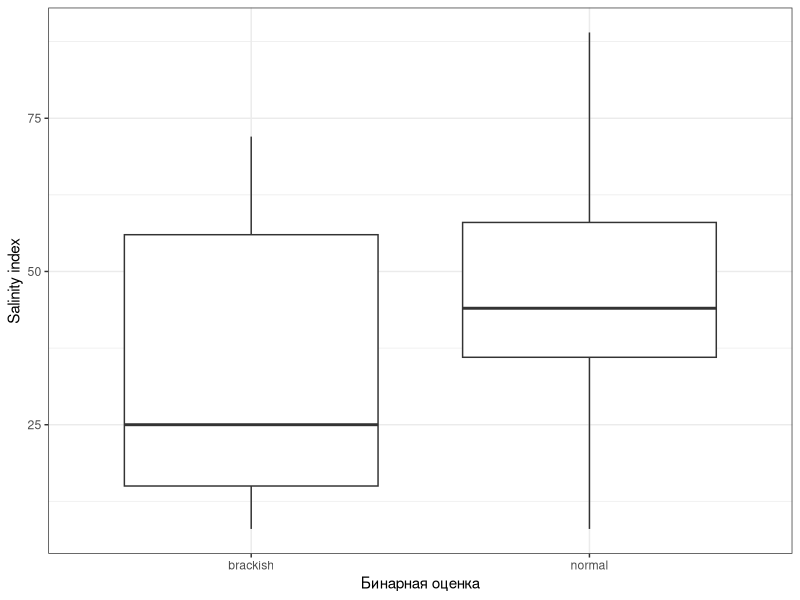

Write R code to recreate this figure. (Note: this script raises an error after producing the figure.)
## ---- chunk 1
library(knitr)
  opts_chunk$set(echo = FALSE, message = FALSE, warning = FALSE)
## ---- chunk 2
library(readxl)
library(ggplot2)
library(dplyr)
library(mgcv)
library(ggrepel)

theme_set(theme_bw())

hybr <- read_excel("Data/hybrids_BS.xlsx")
hybr$region <- factor(hybr$region)


rivers <- read_excel("Data/rivers_BS.xlsx")
rivers$Drainage_Area <- as.numeric(rivers$Drainage_Area)
rivers$Lat <- as.numeric(rivers$Lat)
rivers$Lon <- as.numeric(rivers$Lon)



# Доля гибридов в сборах

hybr_pop <- hybr %>% group_by(ID) %>% summarise(lat = mean(N), lon = mean(E), Year = mean(year), Region = unique(region), Ptros = mean(str), P_hybr = mean(str > 0.1 & str < 0.9), md = 1 - (sd(str))^2/(Ptros*(1-Ptros)), md_1 = 1-md, Salinity = unique(salinity) ) 

# %>% filter(Ptros<0.9 & Ptros>0.1)



hybr_pop$Region <- factor(hybr_pop$Region, levels = c("West_coast",  "Kola",  "Tyuva", "East_coast" ))

## ---- chunk 3
kable(rivers, col.names = c("Река", "Площадь водосбора (кв. км)", "Широта устья", "Долгота устья"))
## ---- chunk 4

# Функция для определения расстояния до ближайшего объекта
nearest_dist <- function(XY, objects = river, x.name = "Lon", y.name = "Lat"){
  
  XY1 <-as.numeric(XY[,1])
  XY2 <- as.numeric(XY[,2])
  dist <- (acos(sin(XY1*pi/180)*sin(objects[ ,y.name]*pi/180) + cos(XY1*pi/180)*cos(objects[ ,y.name]*pi/180)*cos(XY2*pi/180 - objects[ ,x.name]*pi/180)) * 6371)
  
  MD <- data.frame(Min_dist = min(dist))
  cbind(objects[which(dist == min(dist)), ], MD)
  
}


#  distance to mouth of the neares river 

df_river <- nearest_dist(XY = hybr_pop[1, c("lat", "lon")], objects = rivers)

df_river[1,] <- NA

for(i in 1:nrow(hybr_pop)) {
  df_river[i,] <- nearest_dist(XY = hybr_pop[i, c("lat", "lon")], objects = rivers)
  df_river$ID[i] <- as.character(hybr_pop$ID)[i]
}


names(df_river) <- c( "River",  "Drainage_Area",  "Lat_river", "Lon_river", "Min_dist_river", "ID" )



hybr_pop_riv <- merge(hybr_pop, df_river, by = "ID")

hybr_pop_riv$Min_dist_river <- round(hybr_pop_riv$Min_dist_river, 2)

hybr_pop_riv$Drainage_Area_1 <- 1/hybr_pop_riv$Drainage_Area


hybr_pop_riv$Sal_index <- round( with(hybr_pop_riv, sqrt(rank(Min_dist_river) * rank(Drainage_Area_1)) ))
## ---- chunk 5
hybr_pop_riv_print <- hybr_pop_riv %>% select(ID, Salinity, River, Min_dist_river, Drainage_Area, Sal_index)

kable(hybr_pop_riv_print, col.names = c("ID", "Бинарная оценка", "Ближайшая река", "Расстояние до ближайшей реки (км)", "Площадь водосбора ближайшей реки", "Salinity index"), caption = "Табл. 2. Оценки солености для каждой из точек сбора материала")
## ---- chunk 6
 
ggplot(hybr_pop_riv, aes(x = Salinity, y = Sal_index )) + geom_boxplot() + labs(x = "Бинарная оценка", y = "Salinity index")

## ---- chunk 7

murm_shape <- read.csv("Data/Murman.csv")


Murm_x <-  c(30, 40)
Murm_y <- c(67.8, 69.8)


Murm_region_map <- 
  ggplot(murm_shape, aes(x=long, y=lat, group=group)) +
  geom_polygon(fill = "gray90", colour = "gray20") + 
  coord_map(xlim = Murm_x, ylim = Murm_y) + 
  theme_bw() +  
  theme(axis.title.x = element_blank(),  axis.title.y = element_blank(), plot.background = element_blank(), panel.border = element_blank()) 



Murm_x_small <-  c(32.5, 34)
Murm_y_small <- c(68.85, 69.5)

Kola_bay_map <- 
  ggplot(murm_shape, aes(x=long, y=lat, group=group)) +
  geom_polygon(fill = "gray90", colour = "gray20") + 
  coord_map(xlim = Murm_x_small, ylim = Murm_y_small) + 
  theme_bw() +  
  theme(axis.title.x = element_blank(),  axis.title.y = element_blank(), plot.background = element_blank(), panel.border = element_blank()) 



Tuva_x <-  c(33.55, 33.65)
Tuva_y <- c(69.17, 69.2)


Tuva_map <-
  ggplot(murm_shape, aes(x=long, y=lat, group=group)) +
  geom_polygon(fill = "gray90", colour = "gray20") + 
  coord_map(xlim = Tuva_x, ylim = Tuva_y) + 
  theme_bw() +  
  theme(axis.title.x = element_blank(),  axis.title.y = element_blank(), plot.background = element_blank(), panel.border = element_blank()) 




# + theme(panel.grid = element_blank(), axis.text.x =element_blank(), axis.text.y= element_blank()) + theme(axis.ticks = element_blank()) 

## ---- chunk 8

Pl_Sal_index <- 
Kola_bay_map + 
  geom_point(data = rivers, aes(x = Lon, y = Lat, group = 1), shape = 8, size = 3) +
  geom_point(data = hybr_pop_riv, aes(x = lon, y = lat, group = 1, fill = Sal_index), shape = 21, size = 3) +
  scale_fill_gradient(low = "yellow", high = "red") 
  
Pl_Sal_index
## ---- chunk 9
library(broom)
Mod1 <- gam(md_1 ~ s(Ptros) + Salinity, data = hybr_pop_riv, family = "betar")

kable(tidy(Mod1, parametric = TRUE), caption = "Таблица 3. Результаты регрессионного анализа $md_{inv}$ в зависимости от фактора Salinity")

## ---- chunk 10

Mod2 <- gam(P_hybr ~ s(Ptros) + Salinity, data = hybr_pop_riv, family = "betar")

kable(tidy(Mod2, parametric = TRUE), caption = "Таблица 4. Результаты регрессионного анализа $P_{hybr}$ в зависимости от фактора Salinity" )

## ---- chunk 11
Mod3 <- gam(md_1 ~ s(Ptros) + Sal_index, data = hybr_pop_riv %>% filter(Region != "Tyuva") , family = "betar")

kable(tidy(Mod3, parametric = TRUE), caption = "Таблица 5. Результаты регрессионного анализа $md_{inv}$ в зависимости от индекса солености (Анализ основан на обучающей выборке)")


## ---- chunk 12
Mod4 <- gam(P_hybr ~ s(Ptros) + Sal_index, data = hybr_pop_riv %>% filter(Region != "Tyuva") )

kable(tidy(Mod4, parametric = TRUE), caption = "Таблица 6. Результаты регрессионного анализа $P_{hybr}$ в зависимости от индекса солености (Анализ основан на обучающей выборке)")


## ---- chunk 13
Tyuva <- hybr_pop_riv %>% filter(Region == "Tyuva")

Tyuva$Predicted_md_1 <- predict(Mod3, newdata = Tyuva, type = "response")
Tyuva$Predicted_P_hybr <- predict(Mod4, newdata = Tyuva, type = "response")

Pl_md <- ggplot(Tyuva, aes(x = md_1, y = Predicted_md_1)) + geom_point() + geom_abline() + labs(x = "Наблюдаемое значение 1-md", y = "Предсказанное моделью значение") 

Pl_Phybr <- ggplot(Tyuva, aes(x = P_hybr, y = Predicted_P_hybr)) + geom_point() + geom_abline() + labs(x = "Наблюдаемое значение P_hybr", y = "Предсказанное моделью значение")

library(cowplot)

plot_grid(Pl_md, Pl_Phybr )

## ---- chunk 14
Mod5 <- gam(md_1 ~ s(Ptros) + Sal_index, data = hybr_pop_riv , family = "betar")

kable(tidy(Mod5, parametric = TRUE), caption = "Таблица 7. Результаты регрессионного анализа $md_{inv}$ в зависимости от индекса солености (Анализ основан всех имеющихся данных)")


## ---- chunk 15
Mod6 <- gam(P_hybr ~ s(Ptros) + Sal_index, data = hybr_pop_riv  )

kable(tidy(Mod6, parametric = TRUE), caption = "Таблица 8. Результаты регрессионного анализа $P_{hybr}$ в зависимости от индекса солености (Анализ основан на всех имеющихся данных)")


## ---- chunk 16
My_data <- expand.grid(Ptros = seq(0,1,0.01), Sal_index = seq(min(hybr_pop_riv$Sal_index), max(hybr_pop_riv$Sal_index), 1 ), Region = unique(hybr_pop_riv$Region))

My_data$Predicted <- predict(Mod5, newdata = My_data, type = "response")

ggplot(My_data, aes(x = Ptros, y = Predicted, color = Sal_index, group = Sal_index)) + geom_line() + scale_color_gradient(low = "yellow", high = "red") + geom_point(data = hybr_pop_riv, aes(y = md_1, fill = Sal_index, shape = Region), shape = 21, color = "black", size = 4) + scale_fill_gradient(low = "yellow", high = "red")  + facet_wrap(~Region) + labs(y = "1-md")
## ---- chunk 17
My_data <- expand.grid(Ptros = seq(0,1,0.01), Sal_index = seq(min(hybr_pop_riv$Sal_index), max(hybr_pop_riv$Sal_index), 1 ), Region = unique(hybr_pop_riv$Region))

My_data$Predicted <- predict(Mod6, newdata = My_data, type = "response")

ggplot(My_data, aes(x = Ptros, y = Predicted, color = Sal_index, group = Sal_index)) + geom_line() + scale_color_gradient(low = "yellow", high = "red") + geom_point(data = hybr_pop_riv, aes(y = P_hybr, fill = Sal_index, shape = Region), shape = 21, color = "black", size = 4) + scale_fill_gradient(low = "yellow", high = "red")  + facet_wrap(~Region) + labs(y = "Доля гибридов в популяции (P_hybr)")
## ---- chunk 18
Mod_all <- gam(md_1 ~ s(Ptros), data = hybr_pop_riv, family = "betar")

hybr_pop_riv$Resid_Mod_all <- resid(Mod_all)

ggplot(hybr_pop_riv, aes(x = Sal_index, y = Resid_Mod_all)) + geom_point(data = hybr_pop_riv, aes(color = Salinity), size = 2) + geom_smooth(method = "lm") + geom_hline(yintercept = 0) + labs(x = "Индекс солености", y = "Остатки для 1-md")

## ---- chunk 19
ggplot(hybr_pop_riv, aes(x = Sal_index, y = Resid_Mod_all)) + geom_point(data = hybr_pop_riv %>% filter(Region %in% c("Kola", "Tyuva")), aes(color = Salinity, shape = Region), size = 3) + geom_smooth(method = "lm") + geom_hline(yintercept = 0) + labs(x = "Индекс солености", y = "Остатки для 1-md")

## ---- chunk 20
Mod_all_2 <- gam(P_hybr ~ s(Ptros), data = hybr_pop_riv, family = "betar")

hybr_pop_riv$Resid_Mod_all_2 <- resid(Mod_all_2)

ggplot(hybr_pop_riv, aes(x = Sal_index, y = Resid_Mod_all_2)) + geom_point(aes(color = Salinity), size = 2) + geom_smooth(method = "lm") + geom_hline(yintercept = 0) + labs(x = "Индекс солености", y = "Остатки для доли гибридов")

## ---- chunk 21

hybr_pop_riv <- hybr_pop_riv[order(hybr_pop_riv$Resid_Mod_all, decreasing = T), ]

Pl_md <- 
Kola_bay_map + 
  geom_point(data = rivers, aes(x = Lon, y = Lat, group = 1), shape = 8, size = 3) +
  geom_point(data = hybr_pop_riv, aes(x = lon, y = lat, group = 1, size = Resid_Mod_all, fill = Resid_Mod_all), shape = 21) +
  scale_fill_gradient(low = "yellow", high = "black") +
  ggtitle("1-md") +
  guides(size = "none") +
  labs(fill = "Residuals")
  

hybr_pop_riv <- hybr_pop_riv[order(hybr_pop_riv$Resid_Mod_all_2, decreasing = T), ]

 
Pl_hybr <- 
Kola_bay_map + 
  geom_point(data = rivers, aes(x = Lon, y = Lat, group = 1), shape = 8, size = 3) +
  geom_point(data = hybr_pop_riv, aes(x = lon, y = lat, group = 1, size = (Resid_Mod_all_2), fill = Resid_Mod_all_2), shape = 21) +
  scale_fill_gradient(low = "black", high = "yellow") +
  ggtitle("P_hybr") +
  guides(size = "none") +
  labs(fill = "Residuals")
  
plot_grid(Pl_md, Pl_hybr)

